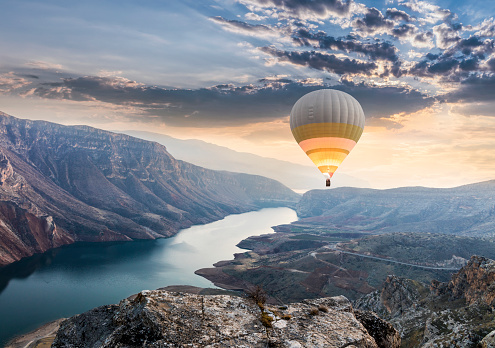
#> input picture pictures/balloon.jpg, 495 x 348 px
$ python thresh.py
#> lines starting #> are read from the running program, lines starting #| are printed output that depends on the picture; after the words box and inside, x2 and y2 are one past the last pixel; in counts of white or black regions, pixels touching at a corner belong together
#thresholding is basically binarizing an image
#if pixel vale is less than the threshold value then we set that pixel intensity value to zero
#and if it is above than the threshold value then we set it to 255/white

import cv2 as cv
from cv2 import threshold
from cv2 import ADAPTIVE_THRESH_MEAN_C
from cv2 import ADAPTIVE_THRESH_GAUSSIAN_C
img=cv.imread('pictures/balloon.jpg')
#> img is the input picture: shape (348, 495, 3); mean B, G, R 137.8, 130, 125.5
cv.imshow('Balloon',img)
gray=cv.cvtColor(img,cv.COLOR_BGR2GRAY)
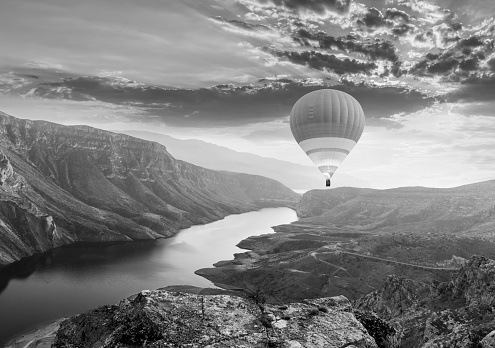
#> gray: shape (348, 495); min 0, max 254, mean 129.5
cv.imshow('Gray',gray)

#Simple Thresholding
threshold,thresh =cv.threshold(gray,150,255,cv.THRESH_BINARY) #threshold value is 155 and if the pixel value>threshold value then set it to 255
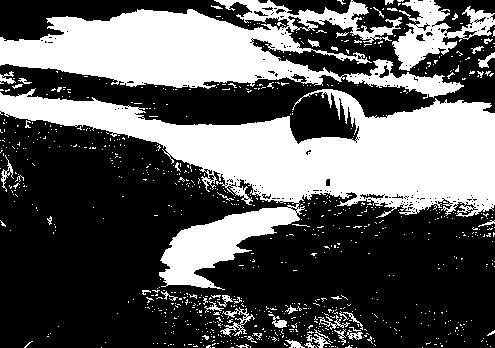
#> thresh: shape (348, 495); 36.6% white; 868 white regions (821 under 20 px), largest, box (x1, y1, x2, y2) and area: (0, 88, 495, 290) 34791, (0, 0, 464, 99) 20873, (392, 0, 495, 71) 2956
cv.imshow('Simple Threshold',thresh)

#threshold inverse
threshold,thresh_inv=cv.threshold(gray,150,255,cv.THRESH_BINARY_INV) #we are doing the inverse here
cv.imshow('Simple Thresholded Inverse',thresh_inv)

# Adaptive Thresholding - computer will find the optimal threshold value
adaptive_thresh=cv.adaptiveThreshold(gray,255,ADAPTIVE_THRESH_GAUSSIAN_C,cv.THRESH_BINARY,11,9) #11-kernel size
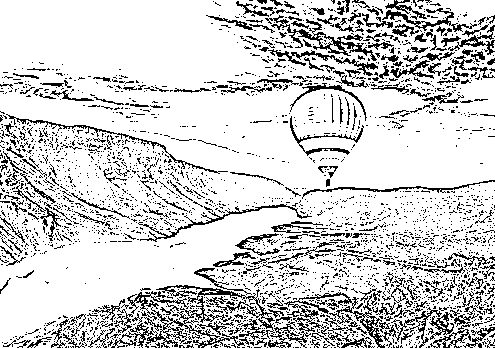
#> adaptive_thresh: shape (348, 495); 82.1% white; black in thin lines or dots
cv.imshow('Adaptive Thresholding',adaptive_thresh)
cv.waitKey(0)

$ run again, with pictures/dog.jpg copied over pictures/balloon.jpg
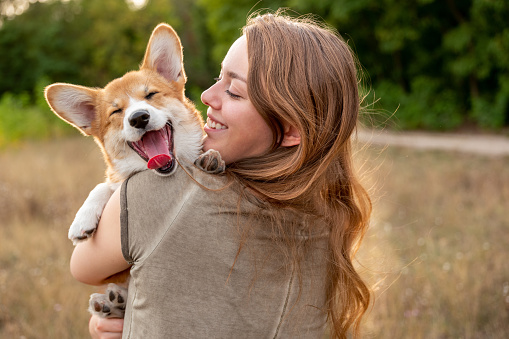
#> input picture pictures/dog.jpg, 509 x 339 px
#> img is the input picture: shape (339, 509, 3); mean B, G, R 79.4, 112.3, 134.5
#> `threshold,thresh =cv.threshold(gray,150,255,cv.THRESH_BINARY)`:
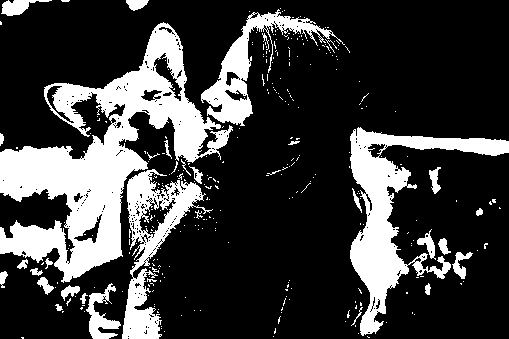
#> thresh: shape (339, 509); 23.8% white; 312 white regions (278 under 20 px), largest, box (x1, y1, x2, y2) and area: (0, 22, 233, 283) 20091, (350, 127, 509, 336) 8493, (122, 169, 213, 339) 4739
#> `adaptive_thresh=cv.adaptiveThreshold(gray,255,ADAPTIVE_THRESH_GAUSSIAN..`:
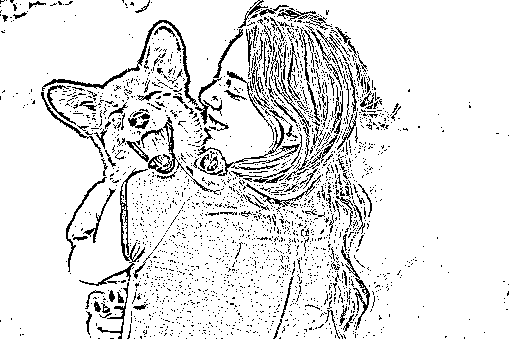
#> adaptive_thresh: shape (339, 509); 89.4% white; black in thin lines or dots

$ run again, with pictures/football.jpg copied over pictures/balloon.jpg
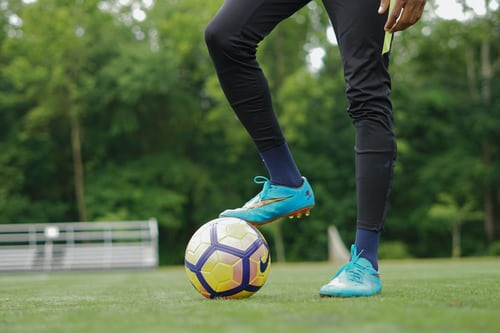
#> input picture pictures/football.jpg, 500 x 333 px
#> img is the input picture: shape (333, 500, 3); mean B, G, R 69.9, 103.3, 84
#> `threshold,thresh =cv.threshold(gray,150,255,cv.THRESH_BINARY)`:
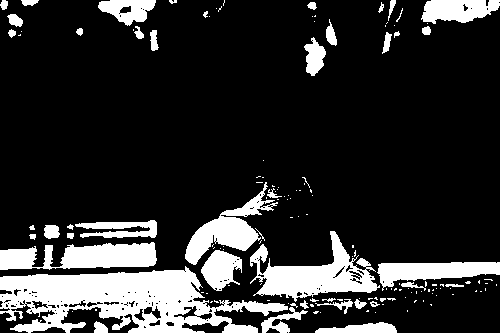
#> thresh: shape (333, 500); 17.9% white; 148 white regions (105 under 20 px), largest, box (x1, y1, x2, y2) and area: (0, 266, 288, 333) 10308, (250, 231, 380, 302) 3755, (0, 242, 157, 270) 3016
#> `adaptive_thresh=cv.adaptiveThreshold(gray,255,ADAPTIVE_THRESH_GAUSSIAN..`:
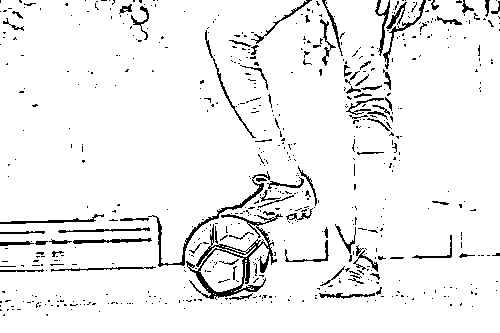
#> adaptive_thresh: shape (333, 500); 94% white; black in thin lines or dots

$ run again, with pictures/large_cat.jpg copied over pictures/balloon.jpg
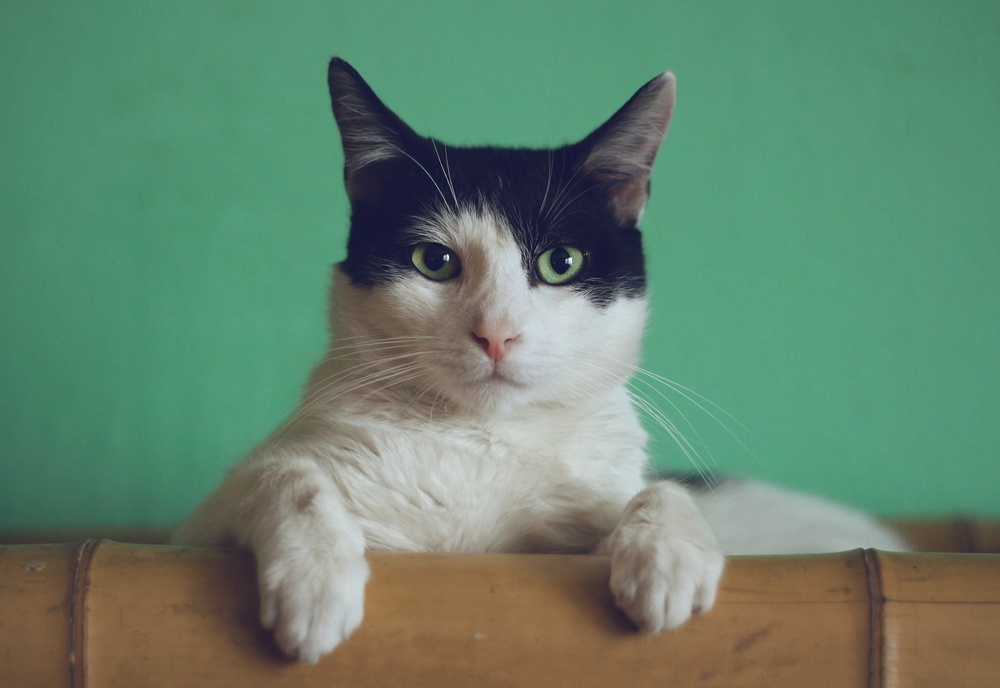
#> input picture pictures/large_cat.jpg, 1000 x 688 px, shrunk from 1920 x 1321 before the run
#> img is the input picture: shape (688, 1000, 3); mean B, G, R 109.7, 132.3, 100.6
#> `threshold,thresh =cv.threshold(gray,150,255,cv.THRESH_BINARY)`:
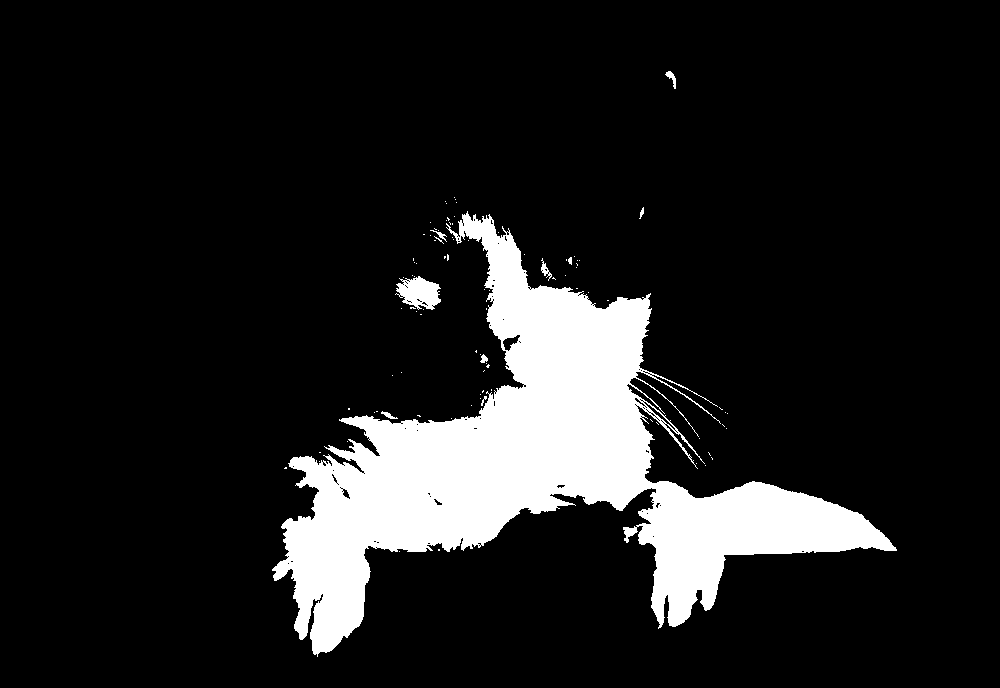
#> thresh: shape (688, 1000); 12.2% white; 94 white regions (84 under 20 px), largest, box (x1, y1, x2, y2) and area: (272, 211, 897, 657) 82397, (395, 276, 441, 310) 991, (541, 258, 552, 281) 85
#> `adaptive_thresh=cv.adaptiveThreshold(gray,255,ADAPTIVE_THRESH_GAUSSIAN..`:
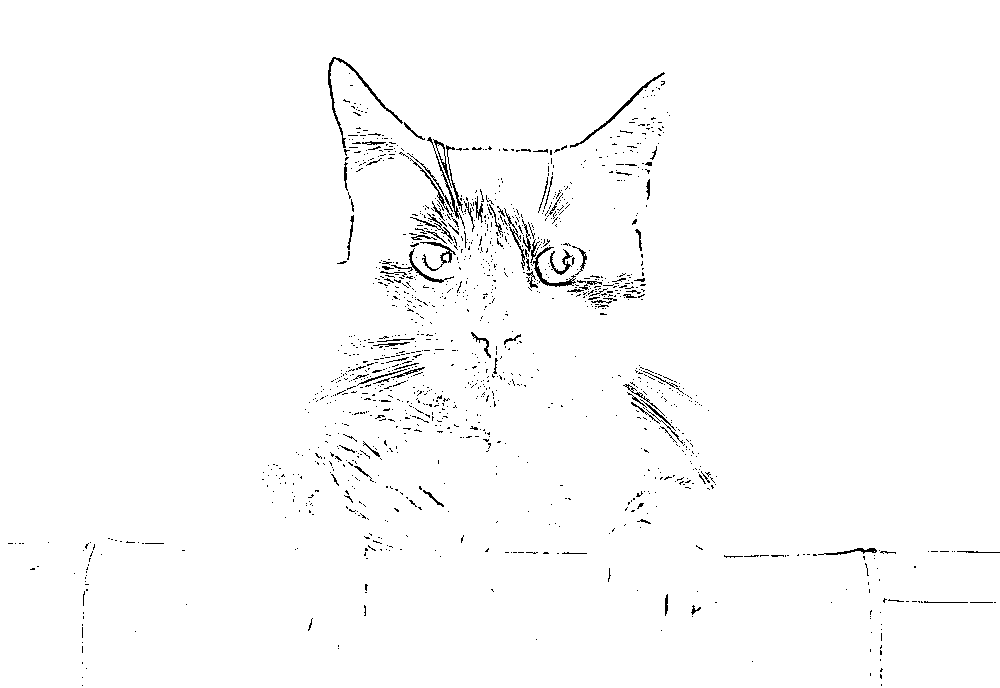
#> adaptive_thresh: shape (688, 1000); 98.4% white; black in thin lines or dots
